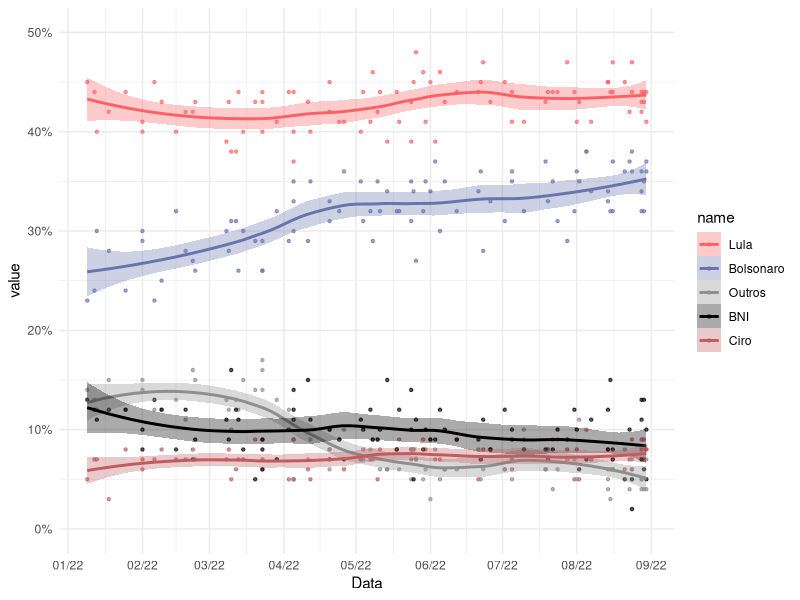

Write R code to recreate this figure.

# Configurar --------------------------------------------------------------

#-- bibliotecas
library(readxl)
library(tidyverse)
library(lubridate)

#-- lista de pesquisas
pesq <- read_csv("pesquisas_1t.csv")
exp = F

# Grafico -----------------------------------------------------------------

#-- argumento que controla o quão suave é a linah
span=.50

#-- gerar estimativas
results <- pesq %>%
  drop_na() %>% 
  mutate(Tebet = replace_na(Tebet, 0)) %>% 
  mutate(Data = as.Date(Data),
         Outros = Tebet+Outros) %>% 
  select(-Tebet) %>% 
  pivot_longer(cols=c(Lula:Ciro, Outros:BNI)) %>% 
  mutate(value = value/100) %>% 
  # retirar institutos de pesquisa
  filter(!(Instituto%in%c("Sigma", "Brasmarket",
                          "Futura"))) %>% 
  mutate(Data=as.numeric(Data)) %>% 
  nest(-name) %>%
  mutate(
    # loess calculation 
    m = purrr::map(data, loess,
                   formula = value ~ Data, span = span),
    # valores previstos
    fitted = purrr::map(m, `[[`, "fitted")) %>% 
  select(-m) %>%
  unnest()

# Cores dos candidatos
col=c( "#fd6166", "#6973ad",
       "#8E8E8E","#000000","#c05b5e")

results %>% 
  mutate(Data = as.Date(Data, origin="1970/1/1"),
         name = fct_relevel(name, "Lula", "Bolsonaro",
                "Outros", "BNI", "Ciro")) %>% 
  ggplot(aes(x = Data, y = value, group = name, color = name)) +
  geom_point(alpha=.66, size=.85) +
  #-- line e smooth geram a mesma linha aqui
  #-- smooth até gerar o s.e. automaticamente
  #geom_line(aes(y = fitted), size=1) +
  geom_smooth(se=T, alpha=.33, span=span, aes(fill=name)) +
  scale_fill_manual(
    values=col) +
  scale_color_manual(values=col) +
  scale_y_continuous(limits=c(0,.5), labels=scales::percent) +
  scale_x_date(date_breaks = "1 month", date_labels = "%m/%y") +
  theme_minimal()

if(exp) {
ggsave(paste0("./pdf/", 
              str_replace_all(Sys.time(), ":", "_"), "_NL.svg"), width=8, height=8)
}

#-- resultados gerais
results %>% 
  filter(Data==max(Data)) %>% 
  mutate(Data = as.Date(Data, origin="1970/1/1"))  %>% 
  mutate(name = fct_relevel(name, "Lula", "Bolsonaro",
         "Ciro", "BNI", "Outros")) %>%
  group_by(name) %>% 
  summarise(mean=mean(fitted)) %>% 
  mutate(mean=paste0(round(mean*100,1), "%")) 

#-- mais recentes
pesq %>% 
  mutate(r = rank(-as.numeric(Data))) %>% 
  filter(r <10) %>% 
  arrange(r) %>%
  select(Data, Instituto, Lula:BNI) %>% 
  mutate(text = paste(Data, Instituto, Lula, Bolsonaro, Ciro, Tebet, Outros, BNI, sep=" | ")) %>% 
  select(text)
